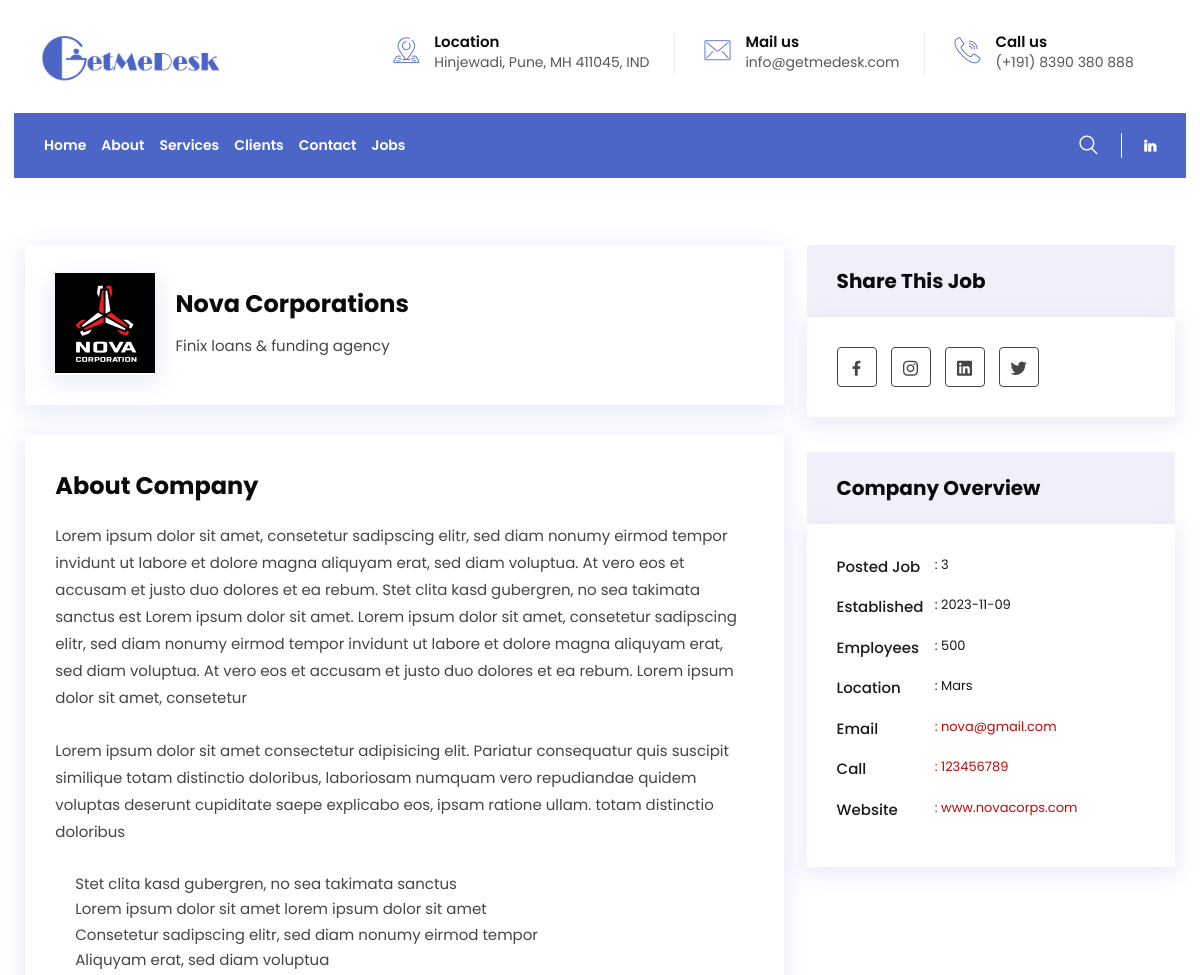
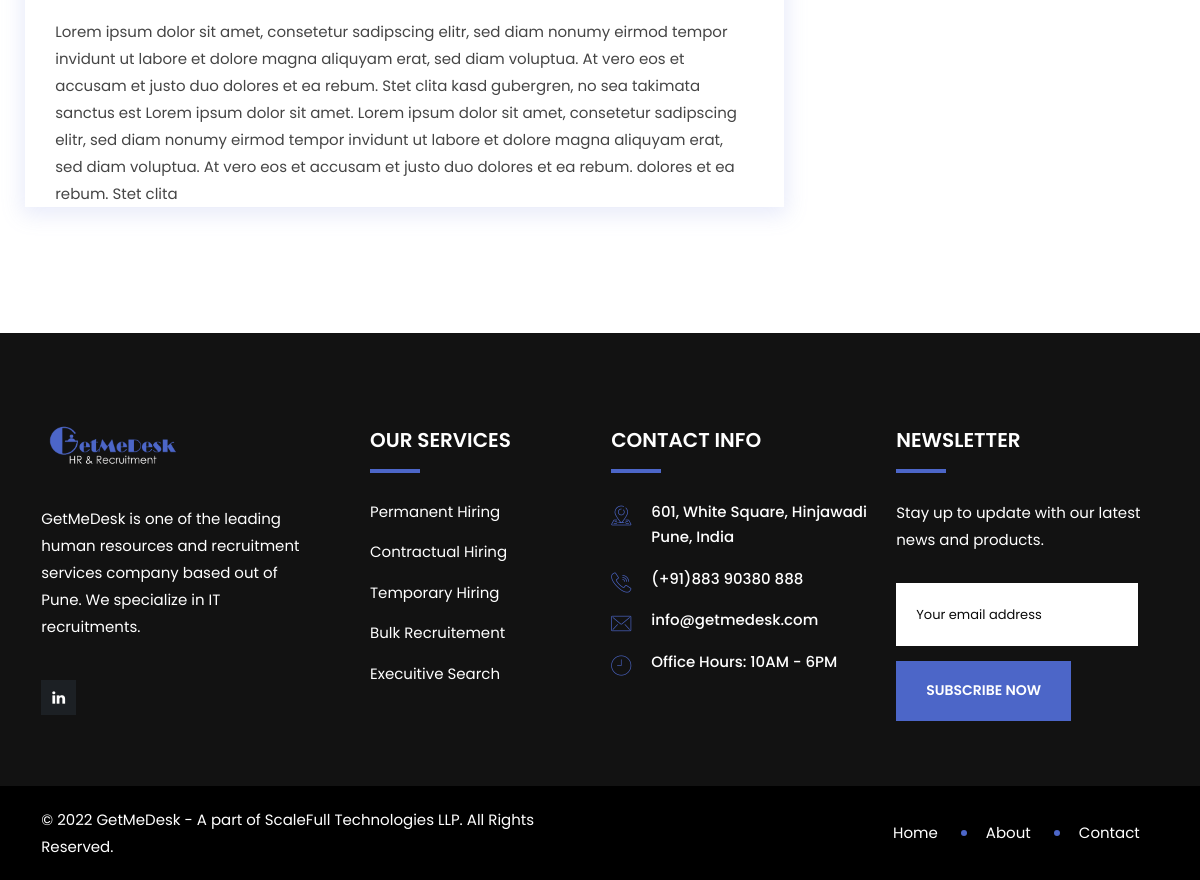
Screenshot of /company_description/2 with the database file from the repository (2 pictures, top to bottom).
### tables this page shows
CREATE TABLE `company` (
  `id` int(11) NOT NULL,
  `company_name` varchar(100) NOT NULL,
  `description` varchar(500) NOT NULL,
  `website` varchar(100) NOT NULL,
  `linkedin` varchar(100) NOT NULL,
  `facebook` varchar(100) NOT NULL,
  `instagram` varchar(100) NOT NULL,
  `twitter` varchar(100) NOT NULL,
  `glassdoor` varchar(100) NOT NULL,
  `logo` varchar(100) NOT NULL,
  `location` varchar(500) NOT NULL,
  `establishedin` date NOT NULL,
  `employee_size` int(10) NOT NULL,
  `email` varchar(50) NOT NULL,
  `phone` varchar(15) NOT NULL,
  `primary_contact_person_designation` varchar(50) NOT NULL,
  `primary_contact_person_name` varchar(50) NOT NULL,
  `primary_contact_person_number` varchar(15) NOT NULL,
  `primary_contact_person_email` varchar(50) NOT NULL,
  `created_by` varchar(255) NOT NULL,
  `created_date` varchar(255) NOT NULL,
  `created_time` varchar(255) NOT NULL
);

### application/views/company-description.php (the view, shortened to what the rows shown need)
<!DOCTYPE html>
<html lang="zxx">
<head>
    <link rel="stylesheet" type="text/css" href="<?php echo base_url('assets') ?>/css/bootstrap.min.css" />
    <link rel="stylesheet" type="text/css" href="<?php echo base_url('assets') ?>/css/font-awesome.min.css" />
    <link rel="stylesheet" type="text/css" href="<?php echo base_url('assets') ?>/fonts/flaticon.css" />
    <link rel="stylesheet" type="text/css" href="<?php echo base_url('assets') ?>/css/animate.css" />
    <link rel="stylesheet" type="text/css" href="<?php echo base_url('assets') ?>/css/owl.carousel.css" />
    <link rel="stylesheet" type="text/css" href="<?php echo base_url('assets') ?>/css/off-canvas.css" />
    <link rel="stylesheet" type="text/css" href="<?php echo base_url('assets') ?>/css/magnific-popup.css" />
    <link rel="stylesheet" href="<?php echo base_url('assets') ?>/css/rsmenu-main.css" />
    <link rel="stylesheet" type="text/css"
        href="<?php echo base_url('assets') ?>/inc/custom-slider/css/nivo-slider.css" />
    <link rel="stylesheet" type="text/css" href="<?php echo base_url('assets') ?>/inc/custom-slider/css/preview.css" />
    <link rel="stylesheet" href="<?php echo base_url('assets') ?>/css/globalStyle.css" />
    <link href="https://unpkg.com/boxicons@2.1.4/css/boxicons.min.css" rel="stylesheet" />
    <link rel="stylesheet" type="text/css" href="<?php echo base_url('assets') ?>/css/rs-spacing.css" />
    <link rel="stylesheet" type="text/css" href="../style.css" />
    <link rel="stylesheet" type="text/css" href="<?php echo base_url('assets') ?>/css/responsive.css" />
</head>
<body class="home-blue-color">
    <section class="employers-details-area ptb-100">
        <div class="container" style="max-width: 1172px">
            <div class="row">
                <div class="col-lg-8">
                    <div class="hot-jobs-list">
                        <div class="row align-items-center">
                            <div class="col-lg-2">
                                <div class="hot-jobs-img">
                                    <img src="<?php echo base_url('uploads') ?>/<?php echo $company_description[0]->logo; ?>"
                                        alt="logo" />
                                </div>
                            </div>
                            <div class="col-lg-10">
                                <div class="hot-jobs-content">
                                    <h3>
                                        <?= $company_description[0]->company_name ?>
                                    </h3>
                                    <span class="sub-title">Finix loans &amp; funding agency</span>
                                </div>
                            </div>
                        </div>
                    </div>
                </div>
                <div class="col-lg-4">
                    <div class="employers-details-sidebar">
                        <div class="employer-widget">
                            <ul class="overview">
                                <li>
                                    Established
                                    <span>:
                                        <?= $company_description[0]->establishedin ?>
                                    </span>
                                </li>
                                <li>
                                    Employees
                                    <span>:
                                        <?= $company_description[0]->employee_size ?>
                                    </span>
                                </li>
                                <li>
                                    Location
                                    <span>:
                                        <?= $company_description[0]->location ?>
                                    </span>
                                </li>
                                <li>
                                    <a href="#"><span>:
                                            <?= $company_description[0]->email ?>
                                        </span></a>
                                </li>
                                <li>
                                    <a href="#"><span>:
                                            <?= $company_description[0]->phone ?>
                                        </span></a>
                                </li>
                                <li>
                                    <a href="#"><span>:
                                            <?= $company_description[0]->website ?>
                                        </span></a>
                                </li>
                            </ul>
                        </div>
                    </div>
                </div>
            </div>
        </div>
    </section>
</body>
</html>

### rows the page displays
company: logo (picture), company_name "Nova Corporations", establishedin "2023-11-09", employee_size "500", location "Mars", email "nova@gmail.com", phone "123456789", website "www.novacorps.com"

### other values shown
$total_jobs "3"
